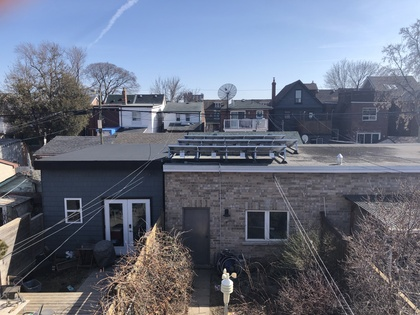
%> input picture up.jpg, 420 x 315 px, shrunk from 2000 x 1500 before the run
$ octave panorama.m   (GNU Octave 9; MATLAB toolbox functions it lacks are replaced by stand-ins)
%> lines starting %> are read from the running program, lines starting %| are printed output that depends on the picture
% Description:
% Creates a panorama stitching of two images.
% If the resulting image doesn't look right, try changing the matching
% accuracy and radius, or use a different pair of images.
%
% Author: Dimitrios Taleporos
%
%run('*/vlfeat-0.9.21/toolbox/vl_setup') % Change this to your vlfeat directory
img1C = imread('up.jpg');       % The first image remains unchanged
%> img1C is the input picture: size 315x420x3 uint8; mean R, G, B 105.1, 111.7, 128
img2C = imread('down.jpg');     % The second image is transformed to be mapped onto the first
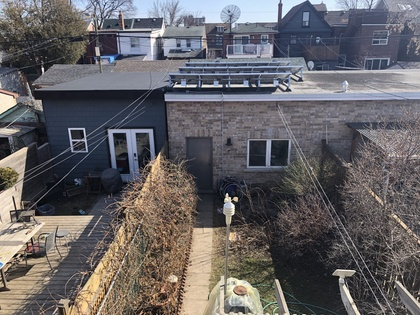
%> input picture down.jpg, 420 x 315 px, shrunk from 2000 x 1500 before the run
%> img2C is the input picture: size 315x420x3 uint8; mean R, G, B 101.6, 98.9, 101.3
accuracy = 40;  % How closely two points between the images must match.
% A smaller number is more strict, but at least 4 matching points must be
% found to compute the homography transformation.

img1 = rgb2gray(img1C);
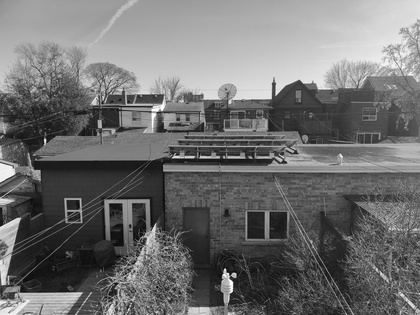
%> img1: size 315x420 uint8; min 1, max 255, mean 111.6
img2 = rgb2gray(img2C);
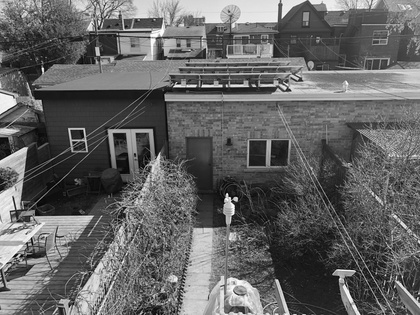
%> img2: size 315x420 uint8; min 0, max 255, mean 100
img1R = img1C(:,:,1);
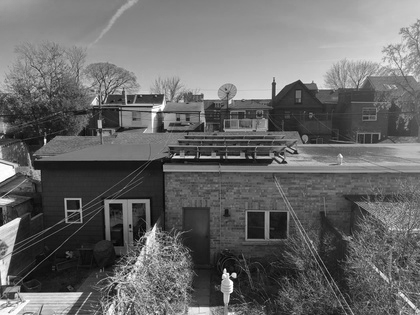
%> img1R: size 315x420 uint8; min 1, max 255, mean 105.1
img1G = img1C(:,:,2);
img1B = img1C(:,:,3);
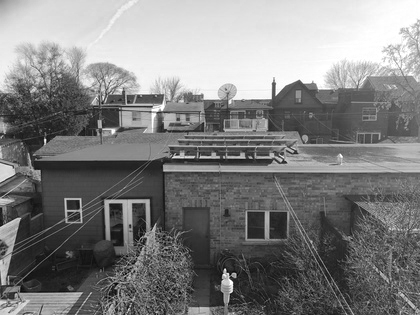
%> img1B: size 315x420 uint8; min 0, max 255, mean 128
img2R = img2C(:,:,1);
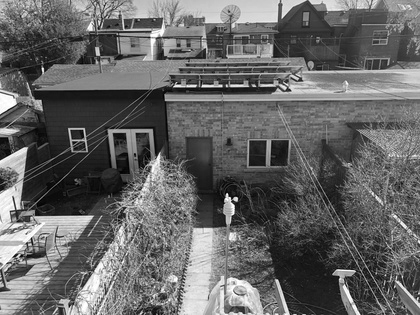
%> img2R: size 315x420 uint8; min 0, max 255, mean 101.6
img2G = img2C(:,:,2);
img2B = img2C(:,:,3);
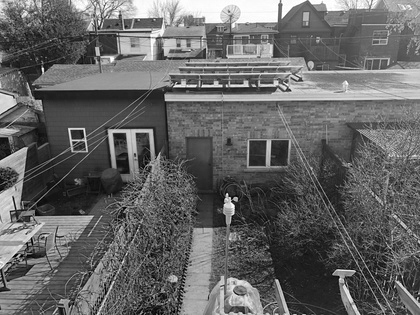
%> img2B: size 315x420 uint8; min 0, max 255, mean 101.3

% Computing SIFT features and distance (takes a while to run)
%> (the run ends here)
